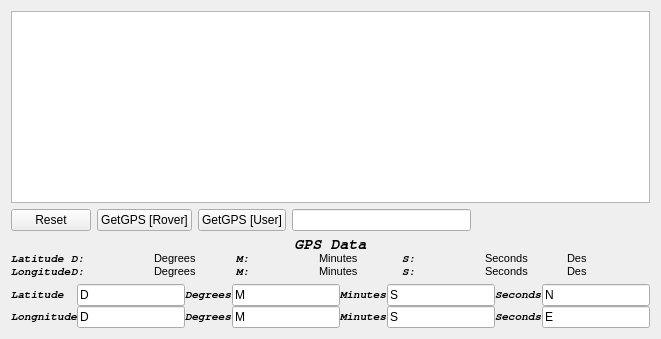
            <widget class="QWidget" name="tab_2">
             <attribute name="title">
              <string>GPS</string>
             </attribute>
             <layout class="QVBoxLayout" name="verticalLayout_34">
              <item>
               <widget class="WidgetGPS" name="widgetGPS"/>
              </item>
              <item>
               <layout class="QHBoxLayout" name="horizontalLayout_17">
                <item>
                 <widget class="QPushButton" name="pushButtonResetGPS">
                  <property name="text">
                   <string>Reset</string>
                  </property>
                 </widget>
                </item>
                <item>
                 <widget class="QPushButton" name="pushButtonGetGPSRover">
                  <property name="text">
                   <string>GetGPS [Rover]</string>
                  </property>
                 </widget>
                </item>
                <item>
                 <widget class="QPushButton" name="pushButtonGetGPSUser">
                  <property name="text">
                   <string>GetGPS [User]</string>
                  </property>
                 </widget>
                </item>
                <item>
                 <widget class="QLineEdit" name="lineEditGPSStatus">
                  <property name="readOnly">
                   <bool>true</bool>
                  </property>
                 </widget>
                </item>
                <item>
                 <spacer name="horizontalSpacer_6">
                  <property name="orientation">
                   <enum>Qt::Horizontal</enum>
                  </property>
                  <property name="sizeHint" stdset="0">
                   <size>
                    <width>40</width>
                    <height>20</height>
                   </size>
                  </property>
                 </spacer>
                </item>
               </layout>
              </item>
              <item>
               <layout class="QVBoxLayout" name="verticalLayout_33">
                <item>
                 <layout class="QVBoxLayout" name="verticalLayout_23">
                  <property name="spacing">
                   <number>0</number>
                  </property>
                  <item>
                   <widget class="QLabel" name="label_43">
                    <property name="sizePolicy">
                     <sizepolicy hsizetype="Minimum" vsizetype="Minimum">
                      <horstretch>0</horstretch>
                      <verstretch>0</verstretch>
                     </sizepolicy>
                    </property>
                    <property name="font">
                     <font>
                      <family>FreeMono</family>
                      <pointsize>11</pointsize>
                      <weight>75</weight>
                      <italic>true</italic>
                      <bold>true</bold>
                     </font>
                    </property>
                    <property name="frameShadow">
                     <enum>QFrame::Plain</enum>
                    </property>
                    <property name="text">
                     <string>GPS Data</string>
                    </property>
                    <property name="alignment">
                     <set>Qt::AlignCenter</set>
                    </property>
                   </widget>
                  </item>
                  <item>
                   <layout class="QHBoxLayout" name="horizontalLayout_11">
                    <property name="spacing">
                     <number>0</number>
                    </property>
                    <item>
                     <layout class="QVBoxLayout" name="verticalLayout_21">
                      <property name="spacing">
                       <number>0</number>
                      </property>
                      <item>
                       <widget class="QLabel" name="label_41">
                        <property name="sizePolicy">
                         <sizepolicy hsizetype="Minimum" vsizetype="Minimum">
                          <horstretch>0</horstretch>
                          <verstretch>0</verstretch>
                         </sizepolicy>
                        </property>
                        <property name="font">
                         <font>
                          <family>FreeMono</family>
                          <pointsize>8</pointsize>
                          <weight>75</weight>
                          <italic>true</italic>
                          <bold>true</bold>
                         </font>
                        </property>
                        <property name="text">
                         <string>Latitude</string>
                        </property>
                       </widget>
                      </item>
                      <item>
                       <widget class="QLabel" name="label_42">
                        <property name="sizePolicy">
                         <sizepolicy hsizetype="Minimum" vsizetype="Minimum">
                          <horstretch>0</horstretch>
                          <verstretch>0</verstretch>
                         </sizepolicy>
                        </property>
                        <property name="font">
                         <font>
                          <family>FreeMono</family>
                          <pointsize>8</pointsize>
                          <weight>75</weight>
                          <italic>true</italic>
                          <bold>true</bold>
                         </font>
                        </property>
                        <property name="text">
                         <string>Longitude</string>
                        </property>
                       </widget>
                      </item>
                     </layout>
                    </item>
                    <item>
                     <layout class="QVBoxLayout" name="verticalLayout_22">
                      <property name="spacing">
                       <number>0</number>
                      </property>
                      <item>
                       <layout class="QHBoxLayout" name="horizontalLayout_8">
                        <property name="spacing">
                         <number>0</number>
                        </property>
                        <item>
                         <spacer name="horizontalSpacer">
                          <property name="orientation">
                           <enum>Qt::Horizontal</enum>
                          </property>
                          <property name="sizeHint" stdset="0">
                           <size>
                            <width>40</width>
                            <height>0</height>
                           </size>
                          </property>
                         </spacer>
                        </item>
                       </layout>
                      </item>
                      <item>
                       <layout class="QHBoxLayout" name="horizontalLayout_9">
                        <property name="spacing">
                         <number>0</number>
                        </property>
                        <item>
                         <widget class="QLabel" name="labelGPSLatitudeActualDegrees">
                          <property name="font">
                           <font>
                            <family>FreeMono</family>
                            <pointsize>8</pointsize>
                            <weight>75</weight>
                            <italic>true</italic>
                            <bold>true</bold>
                           </font>
                          </property>
                          <property name="text">
                           <string>D:</string>
                          </property>
                         </widget>
                        </item>
                        <item>
                         <widget class="QLabel" name="labelLatitudeDegrees">
                          <property name="font">
                           <font>
                            <family>Arial</family>
                            <pointsize>8</pointsize>
                           </font>
                          </property>
                          <property name="text">
                           <string>Degrees</string>
                          </property>
                         </widget>
                        </item>
                        <item>
                         <widget class="QLabel" name="labelGPSLatitudeActualMinutes">
                          <property name="font">
                           <font>
                            <family>FreeMono</family>
                            <pointsize>8</pointsize>
                            <weight>75</weight>
                            <italic>true</italic>
                            <bold>true</bold>
                           </font>
                          </property>
                          <property name="text">
                           <string>M:</string>
                          </property>
                         </widget>
                        </item>
                        <item>
                         <widget class="QLabel" name="labelLatitudeMinutes">
                          <property name="font">
                           <font>
                            <family>Arial</family>
                            <pointsize>8</pointsize>
                           </font>
                          </property>
                          <property name="text">
                           <string>Minutes</string>
                          </property>
                         </widget>
                        </item>
                        <item>
                         <widget class="QLabel" name="labelGPSLatitudeActualSecond">
                          <property name="font">
                           <font>
                            <family>FreeMono</family>
                            <pointsize>8</pointsize>
                            <weight>75</weight>
                            <italic>true</italic>
                            <bold>true</bold>
                           </font>
                          </property>
                          <property name="text">
                           <string>S:</string>
                          </property>
                         </widget>
                        </item>
                        <item>
                         <widget class="QLabel" name="labelLatitudeSeconds">
                          <property name="font">
                           <font>
                            <family>Arial</family>
                            <pointsize>8</pointsize>
                           </font>
                          </property>
                          <property name="text">
                           <string>Seconds</string>
                          </property>
                         </widget>
                        </item>
                        <item>
                         <widget class="QLabel" name="labelLatitudeDesignator">
                          <property name="font">
                           <font>
                            <family>Arial</family>
                            <pointsize>8</pointsize>
                           </font>
                          </property>
                          <property name="text">
                           <string>Des</string>
                          </property>
                         </widget>
                        </item>
                       </layout>
                      </item>
                      <item>
                       <layout class="QHBoxLayout" name="horizontalLayout_10">
                        <property name="spacing">
                         <number>0</number>
                        </property>
                        <item>
                         <widget class="QLabel" name="labelGPSLongitudeActualDegrees">
                          <property name="font">
                           <font>
                            <family>FreeMono</family>
                            <pointsize>8</pointsize>
                            <weight>75</weight>
                            <italic>true</italic>
                            <bold>true</bold>
                           </font>
                          </property>
                          <property name="text">
                           <string>D:</string>
                          </property>
                         </widget>
                        </item>
                        <item>
                         <widget class="QLabel" name="labelLongitudeDegrees">
                          <property name="font">
                           <font>
                            <family>Arial</family>
                            <pointsize>8</pointsize>
                           </font>
                          </property>
                          <property name="text">
                           <string>Degrees</string>
                          </property>
                         </widget>
                        </item>
                        <item>
                         <widget class="QLabel" name="labelGPSLongitudeActualMinutes">
                          <property name="font">
                           <font>
                            <family>FreeMono</family>
                            <pointsize>8</pointsize>
                            <weight>75</weight>
                            <italic>true</italic>
                            <bold>true</bold>
                           </font>
                          </property>
                          <property name="text">
                           <string>M:</string>
                          </property>
                         </widget>
                        </item>
                        <item>
                         <widget class="QLabel" name="labelLongitudeMinutes">
                          <property name="font">
                           <font>
                            <family>Arial</family>
                            <pointsize>8</pointsize>
                           </font>
                          </property>
                          <property name="text">
                           <string>Minutes</string>
                          </property>
                         </widget>
                        </item>
                        <item>
                         <widget class="QLabel" name="labelGPSLongitudeActualSecond">
                          <property name="font">
                           <font>
                            <family>FreeMono</family>
                            <pointsize>8</pointsize>
                            <weight>75</weight>
                            <italic>true</italic>
                            <bold>true</bold>
                           </font>
                          </property>
                          <property name="text">
                           <string>S:</string>
                          </property>
                         </widget>
                        </item>
                        <item>
                         <widget class="QLabel" name="labelLongitudeSeconds">
                          <property name="font">
                           <font>
                            <family>Arial</family>
                            <pointsize>8</pointsize>
                           </font>
                          </property>
                          <property name="text">
                           <string>Seconds</string>
                          </property>
                         </widget>
                        </item>
                        <item>
                         <widget class="QLabel" name="labelLongitudeDesignator">
                          <property name="font">
                           <font>
                            <family>Arial</family>
                            <pointsize>8</pointsize>
                           </font>
                          </property>
                          <property name="text">
                           <string>Des</string>
                          </property>
                         </widget>
                        </item>
                       </layout>
                      </item>
                     </layout>
                    </item>
                   </layout>
                  </item>
                 </layout>
                </item>
                <item>
                 <layout class="QHBoxLayout" name="horizontalLayout_24">
                  <property name="spacing">
                   <number>0</number>
                  </property>
                  <item>
                   <layout class="QVBoxLayout" name="verticalLayout_31">
                    <property name="spacing">
                     <number>0</number>
                    </property>
                    <item>
                     <widget class="QLabel" name="label_37">
                      <property name="font">
                       <font>
                        <family>FreeMono</family>
                        <pointsize>8</pointsize>
                        <weight>75</weight>
                        <italic>true</italic>
                        <bold>true</bold>
                       </font>
                      </property>
                      <property name="text">
                       <string>Latitude</string>
                      </property>
                     </widget>
                    </item>
                    <item>
                     <widget class="QLabel" name="label_38">
                      <property name="font">
                       <font>
                        <family>FreeMono</family>
                        <pointsize>8</pointsize>
                        <weight>75</weight>
                        <italic>true</italic>
                        <bold>true</bold>
                       </font>
                      </property>
                      <property name="text">
                       <string>Longnitude</string>
                      </property>
                     </widget>
                    </item>
                   </layout>
                  </item>
                  <item>
                   <layout class="QVBoxLayout" name="verticalLayout_32">
                    <property name="spacing">
                     <number>0</number>
                    </property>
                    <item>
                     <layout class="QHBoxLayout" name="horizontalLayout_22">
                      <property name="spacing">
                       <number>0</number>
                      </property>
                      <item>
                       <widget class="QLineEdit" name="lineEditLatitudeDegrees">
                        <property name="text">
                         <string>D</string>
                        </property>
                       </widget>
                      </item>
                      <item>
                       <widget class="QLabel" name="labelLatitudeDegrees_2">
                        <property name="font">
                         <font>
                          <family>FreeMono</family>
                          <pointsize>8</pointsize>
                          <weight>75</weight>
                          <italic>true</italic>
                          <bold>true</bold>
                         </font>
                        </property>
                        <property name="text">
                         <string>Degrees</string>
                        </property>
                       </widget>
                      </item>
                      <item>
                       <widget class="QLineEdit" name="lineEditLatitudeMinutes">
                        <property name="text">
                         <string>M</string>
                        </property>
                       </widget>
                      </item>
                      <item>
                       <widget class="QLabel" name="labelLatitudeMinutes_2">
                        <property name="font">
                         <font>
                          <family>FreeMono</family>
                          <pointsize>8</pointsize>
                          <weight>75</weight>
                          <italic>true</italic>
                          <bold>true</bold>
                         </font>
                        </property>
                        <property name="text">
                         <string>Minutes</string>
                        </property>
                       </widget>
                      </item>
                      <item>
                       <widget class="QLineEdit" name="lineEditLatitudeSeconds">
                        <property name="text">
                         <string>S</string>
                        </property>
                       </widget>
                      </item>
                      <item>
                       <widget class="QLabel" name="labelLatitudeSeconds_2">
                        <property name="font">
                         <font>
                          <family>FreeMono</family>
                          <pointsize>8</pointsize>
                          <weight>75</weight>
                          <italic>true</italic>
                          <bold>true</bold>
                         </font>
                        </property>
                        <property name="text">
                         <string>Seconds</string>
                        </property>
                       </widget>
                      </item>
                      <item>
                       <widget class="QLineEdit" name="lineEditLatitudeDesignator">
                        <property name="text">
                         <string>N</string>
                        </property>
                       </widget>
                      </item>
                     </layout>
                    </item>
                    <item>
                     <layout class="QHBoxLayout" name="horizontalLayout_23">
                      <property name="spacing">
                       <number>0</number>
                      </property>
                      <item>
                       <widget class="QLineEdit" name="lineEditLongitudeDegrees">
                        <property name="text">
                         <string>D</string>
                        </property>
                       </widget>
                      </item>
                      <item>
                       <widget class="QLabel" name="labelLatitudeDegrees_3">
                        <property name="font">
                         <font>
                          <family>FreeMono</family>
                          <pointsize>8</pointsize>
                          <weight>75</weight>
                          <italic>true</italic>
                          <bold>true</bold>
                         </font>
                        </property>
                        <property name="text">
                         <string>Degrees</string>
                        </property>
                       </widget>
                      </item>
                      <item>
                       <widget class="QLineEdit" name="lineEditLongitudeMinutes">
                        <property name="text">
                         <string>M</string>
                        </property>
                       </widget>
                      </item>
                      <item>
                       <widget class="QLabel" name="labelLatitudeMinutes_3">
                        <property name="font">
                         <font>
                          <family>FreeMono</family>
                          <pointsize>8</pointsize>
                          <weight>75</weight>
                          <italic>true</italic>
                          <bold>true</bold>
                         </font>
                        </property>
                        <property name="text">
                         <string>Minutes</string>
                        </property>
                       </widget>
                      </item>
                      <item>
                       <widget class="QLineEdit" name="lineEditLongitudeSeconds">
                        <property name="text">
                         <string>S</string>
                        </property>
                       </widget>
                      </item>
                      <item>
                       <widget class="QLabel" name="labelLatitudeSeconds_3">
                        <property name="font">
                         <font>
                          <family>FreeMono</family>
                          <pointsize>8</pointsize>
                          <weight>75</weight>
                          <italic>true</italic>
                          <bold>true</bold>
                         </font>
                        </property>
                        <property name="text">
                         <string>Seconds</string>
                        </property>
                       </widget>
                      </item>
                      <item>
                       <widget class="QLineEdit" name="lineEditLongitudeDesignator">
                        <property name="text">
                         <string>E</string>
                        </property>
                       </widget>
                      </item>
                     </layout>
                    </item>
                   </layout>
                  </item>
                 </layout>
                </item>
               </layout>
              </item>
             </layout>
            </widget>
